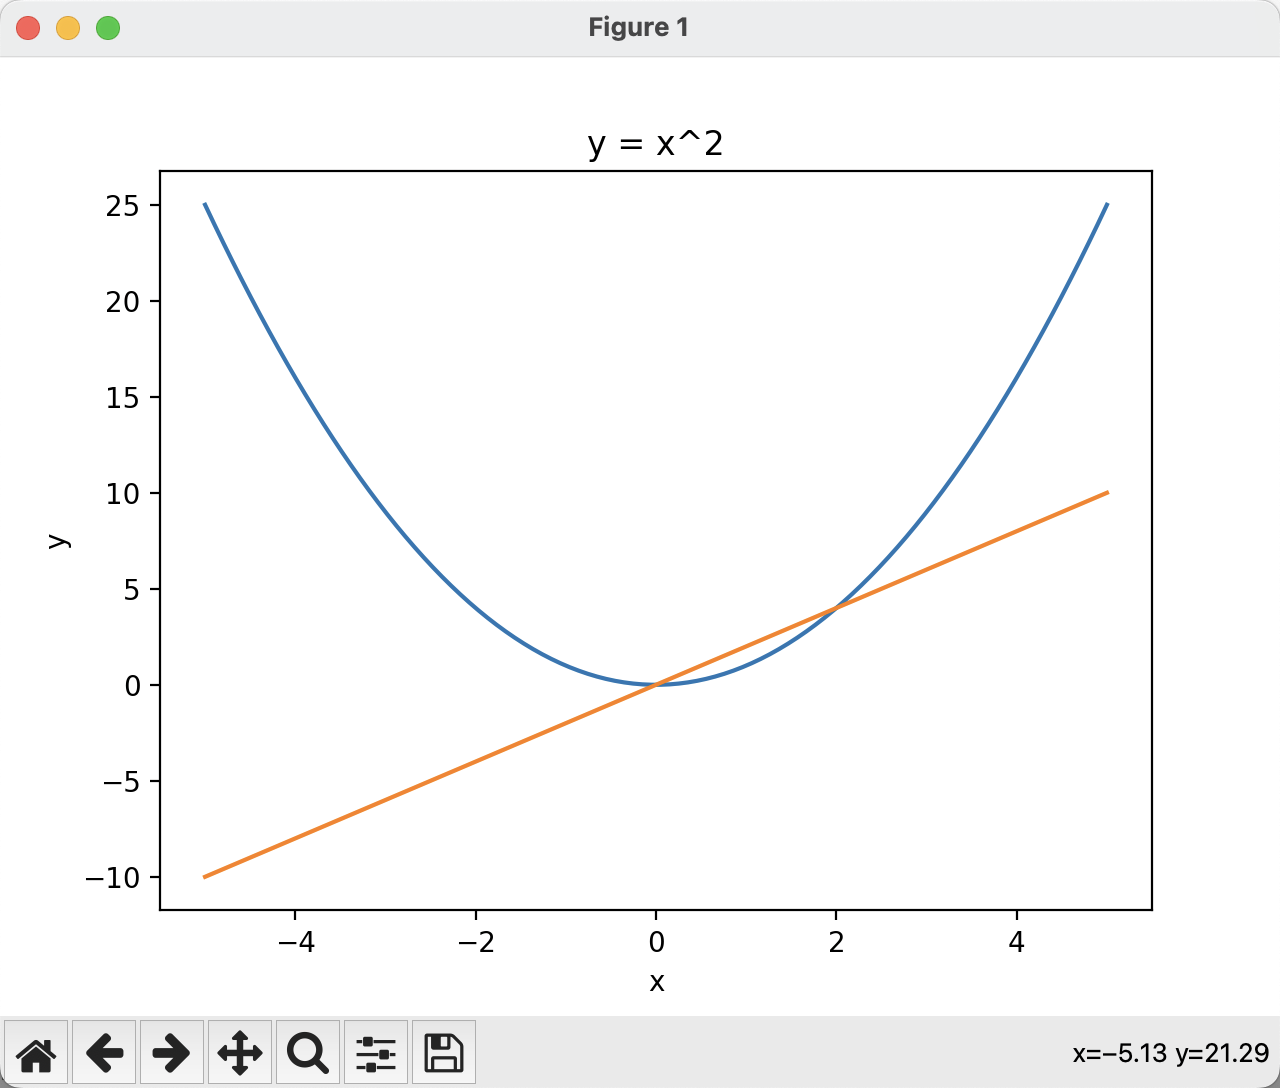

Source code (Python):
import torch
import matplotlib.pyplot as plt

# Define a range of x values using PyTorch
x = torch.linspace(-5, 5, 100)

# Define the original function y = x^2 and its derivative y' = 2x
y = x**2
y_prime = 2*x

# Convert tensors to numpy arrays for plotting
x_np = x.numpy()
y_np = y.numpy()
y_prime_np = y_prime.numpy()

# Plot both the function and its derivative on the same graph
plt.plot(x_np, y_np, label="y = x^2")
plt.plot(x_np, y_prime_np, label="y' = 2x")

# Add labels and a legend
plt.xlabel("x")
plt.ylabel("y")
plt.title("y = x^2")
plt.show()
